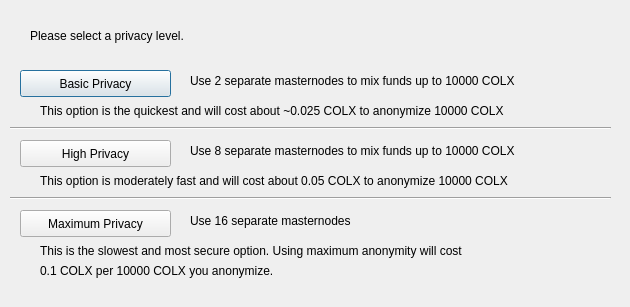
<?xml version="1.0" encoding="UTF-8"?>
<ui version="4.0">
 <class>ObfuscationConfig</class>
 <widget class="QDialog" name="ObfuscationConfig">
  <property name="geometry">
   <rect>
    <x>0</x>
    <y>0</y>
    <width>630</width>
    <height>307</height>
   </rect>
  </property>
  <property name="windowTitle">
   <string>Configure Obfuscation</string>
  </property>
  <widget class="QPushButton" name="buttonBasic">
   <property name="geometry">
    <rect>
     <x>20</x>
     <y>70</y>
     <width>151</width>
     <height>27</height>
    </rect>
   </property>
   <property name="text">
    <string>Basic Privacy</string>
   </property>
  </widget>
  <widget class="QPushButton" name="buttonHigh">
   <property name="geometry">
    <rect>
     <x>20</x>
     <y>140</y>
     <width>151</width>
     <height>27</height>
    </rect>
   </property>
   <property name="text">
    <string>High Privacy</string>
   </property>
  </widget>
  <widget class="QPushButton" name="buttonMax">
   <property name="geometry">
    <rect>
     <x>20</x>
     <y>210</y>
     <width>151</width>
     <height>27</height>
    </rect>
   </property>
   <property name="text">
    <string>Maximum Privacy</string>
   </property>
  </widget>
  <widget class="QLabel" name="label">
   <property name="geometry">
    <rect>
     <x>30</x>
     <y>20</y>
     <width>571</width>
     <height>31</height>
    </rect>
   </property>
   <property name="text">
    <string>Please select a privacy level.</string>
   </property>
  </widget>
  <widget class="QLabel" name="label_2">
   <property name="geometry">
    <rect>
     <x>190</x>
     <y>70</y>
     <width>421</width>
     <height>21</height>
    </rect>
   </property>
   <property name="text">
    <string>Use 2 separate masternodes to mix funds up to 10000 COLX</string>
   </property>
  </widget>
  <widget class="QLabel" name="label_3">
   <property name="geometry">
    <rect>
     <x>190</x>
     <y>140</y>
     <width>411</width>
     <height>21</height>
    </rect>
   </property>
   <property name="text">
    <string>Use 8 separate masternodes to mix funds up to 10000 COLX</string>
   </property>
  </widget>
  <widget class="QLabel" name="label_4">
   <property name="geometry">
    <rect>
     <x>190</x>
     <y>210</y>
     <width>421</width>
     <height>21</height>
    </rect>
   </property>
   <property name="text">
    <string>Use 16 separate masternodes</string>
   </property>
  </widget>
  <widget class="QLabel" name="label_6">
   <property name="geometry">
    <rect>
     <x>40</x>
     <y>100</y>
     <width>561</width>
     <height>21</height>
    </rect>
   </property>
   <property name="text">
    <string>This option is the quickest and will cost about ~0.025 COLX to anonymize 10000 COLX</string>
   </property>
  </widget>
  <widget class="QLabel" name="label_7">
   <property name="geometry">
    <rect>
     <x>40</x>
     <y>170</y>
     <width>561</width>
     <height>21</height>
    </rect>
   </property>
   <property name="text">
    <string>This option is moderately fast and will cost about 0.05 COLX to anonymize 10000 COLX</string>
   </property>
  </widget>
  <widget class="QLabel" name="label_8">
   <property name="geometry">
    <rect>
     <x>40</x>
     <y>240</y>
     <width>561</width>
     <height>21</height>
    </rect>
   </property>
   <property name="text">
    <string>This is the slowest and most secure option. Using maximum anonymity will cost</string>
   </property>
  </widget>
  <widget class="QLabel" name="label_9">
   <property name="geometry">
    <rect>
     <x>40</x>
     <y>260</y>
     <width>561</width>
     <height>21</height>
    </rect>
   </property>
   <property name="text">
    <string>0.1 COLX per 10000 COLX you anonymize.</string>
   </property>
  </widget>
  <widget class="Line" name="line">
   <property name="geometry">
    <rect>
     <x>10</x>
     <y>120</y>
     <width>601</width>
     <height>16</height>
    </rect>
   </property>
   <property name="orientation">
    <enum>Qt::Horizontal</enum>
   </property>
  </widget>
  <widget class="Line" name="line_2">
   <property name="geometry">
    <rect>
     <x>10</x>
     <y>190</y>
     <width>601</width>
     <height>16</height>
    </rect>
   </property>
   <property name="orientation">
    <enum>Qt::Horizontal</enum>
   </property>
  </widget>
 </widget>
 <resources/>
 <connections/>
</ui>
